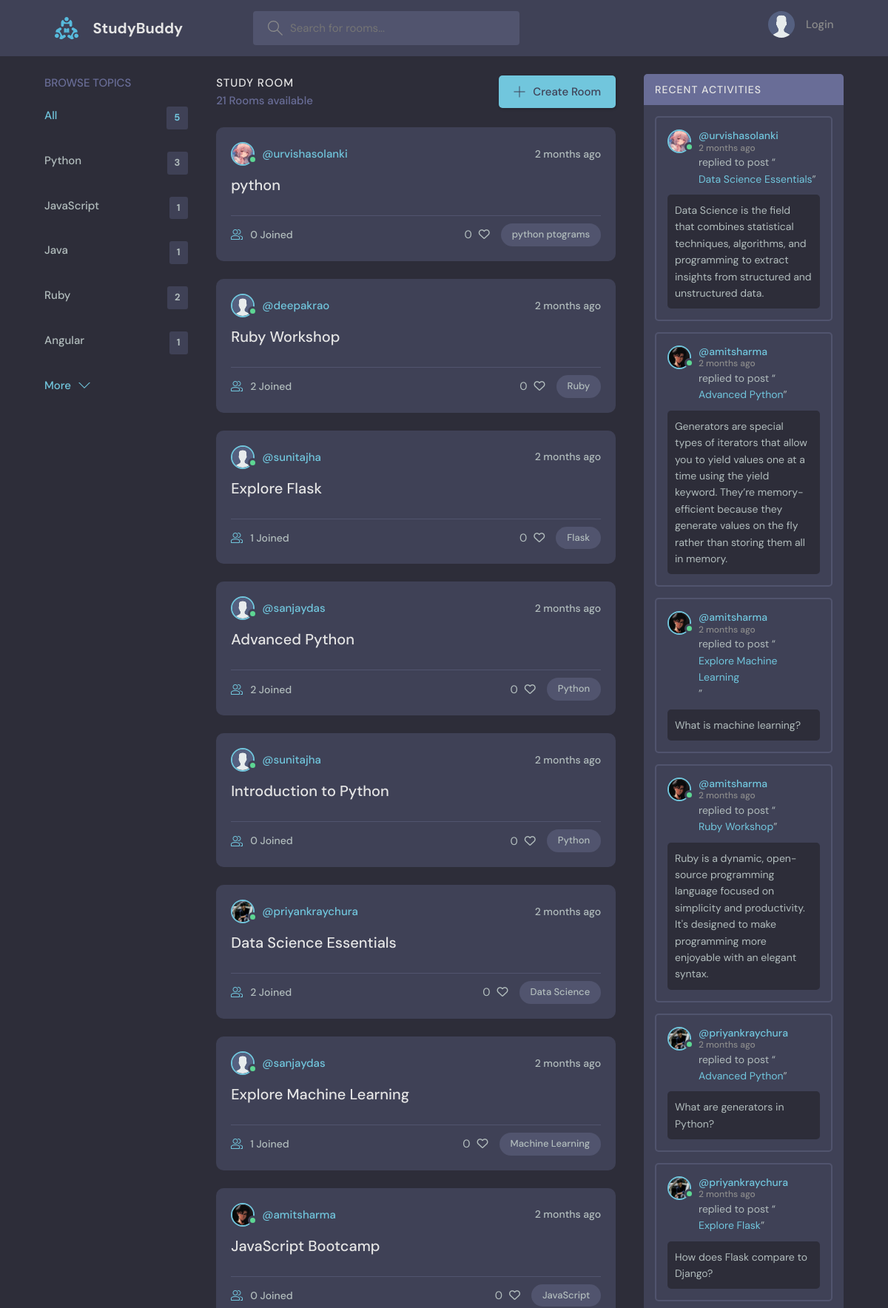
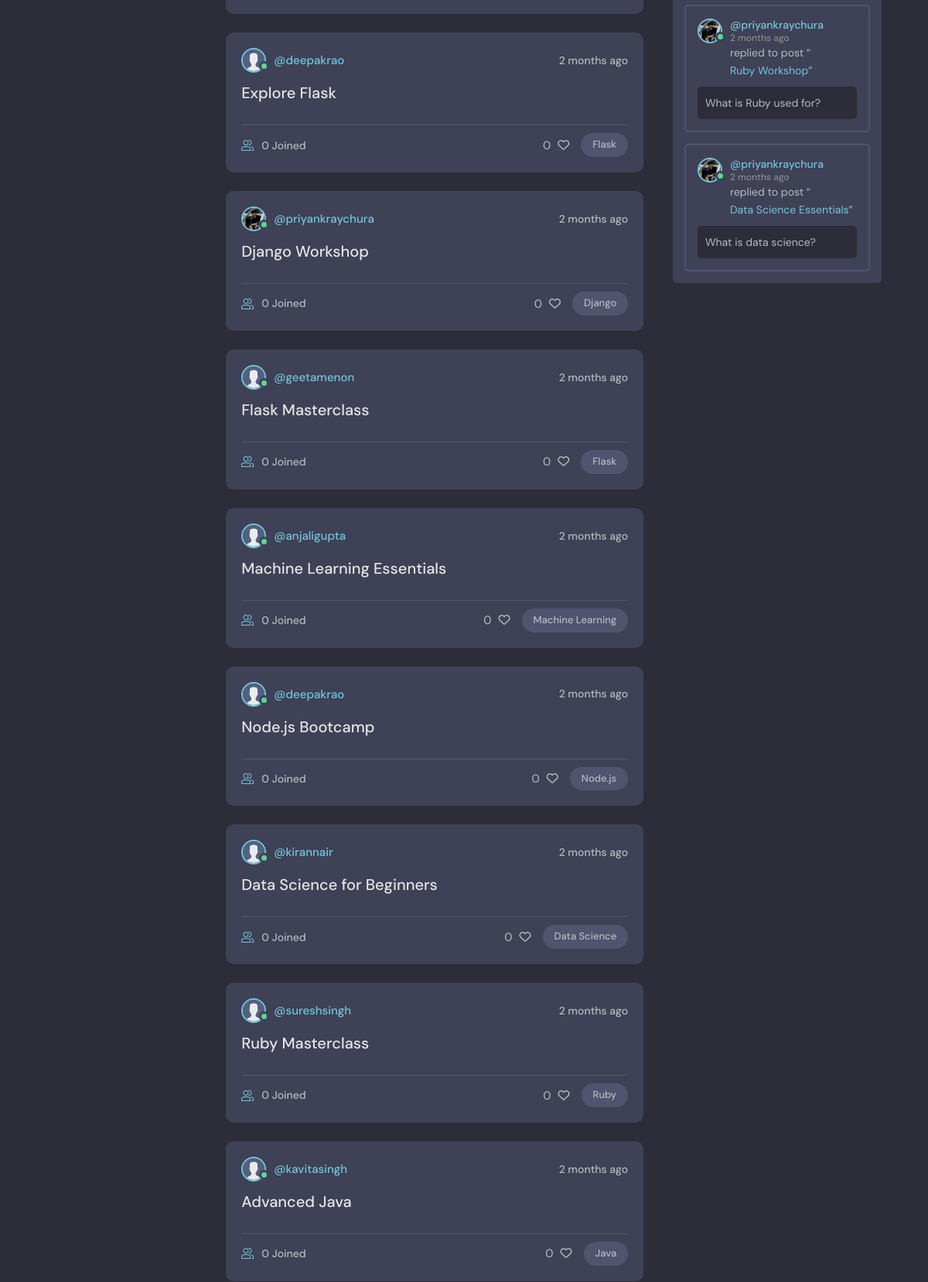
The page / (upper part) on the database its author committed (2 pictures, top to bottom).
### base/models.py (models this page shows, shortened)
class Topic(models.Model):
    name = models.CharField(max_length=200)

class Room(models.Model):
    host = models.ForeignKey(User, on_delete=models.SET_NULL, null=True)
    topic = models.ForeignKey(Topic, on_delete=models.SET_NULL, null=True)
    name = models.CharField(max_length=200)
    description = models.TextField(null = True, blank=True)
    participants = models.ManyToManyField(User, related_name='participants', blank=True)
    updated = models.DateTimeField(auto_now=True)
    created = models.DateTimeField(auto_now_add=True)
    likes = models.ManyToManyField(User, related_name='liked_items', blank=True)
    class Meta:
        ordering = ['-updated', '-created']
    def __str__(self):
        return self.name

class User(AbstractUser):
    name = models.CharField(max_length=200, null=True)
    email = models.EmailField(unique=True ,null=True)
    bio = models.TextField(null=True)
    avatar = models.ImageField(null=True, default="avatar.svg")
    USERNAME_FIELD = 'email'
    REQUIRED_FIELDS = ['username']

class Message(models.Model):
    user = models.ForeignKey(User, on_delete=models.CASCADE)
    room = models.ForeignKey(Room, on_delete=models.CASCADE)
    body = models.TextField()
    updated = models.DateTimeField(auto_now=True)
    created = models.DateTimeField(auto_now_add=True)
    class Meta:
        ordering = ['-updated', '-created']

### base/views.py (the view)
# urls.py: path('', views.home, name = "home"),
def home(request):
    q = request.GET.get('q') if request.GET.get('q') != None else ''
    rooms = Room.objects.filter(
        Q(topic__name__icontains = q) |
        Q(name__icontains = q) |
        Q(description__icontains = q)
        )
    topics = Topic.objects.all()[0:5]
    room_count = rooms.count()
    room_messages = Message.objects.filter(Q(room__topic__name__icontains=q))
    context = {'rooms': rooms, 'topics': topics, 'room_count': room_count, 'room_messages': room_messages}
    return render(request, 'base/home.html', context)

### base/templates/base/home.html (shortened to what this page needs)
{% extends 'main.html' %}
{% block content %}
      <main class="layout layout--3">
      <div class="container">
        {% include 'base/topics_component.html' %}
        <div class="roomList">
          <div class="roomList__header">
            <div>
              <h2>Study Room</h2>
              <p>{{ room_count }} Rooms available</p>
            </div>
            <a class="btn btn--main" href="{% url 'create-room' %}">
              <svg version="1.1" xmlns="http://www.w3.org/2000/svg" width="32" height="32" viewBox="0 0 32 32">
                <title>add</title>
                <path
                  d="M16.943 0.943h-1.885v14.115h-14.115v1.885h14.115v14.115h1.885v-14.115h14.115v-1.885h-14.115v-14.115z"
                ></path>
              </svg>
              Create Room
            </a>
          </div>
          {% include 'base/feed_component.html' %}
        </div>
        {% include 'base/activity_component.html' %}
      </div>
    </main>
{% endblock %}

### base/templates/base/topics_component.html
<div class="topics">
    <div class="topics__header">
      <h2>Browse Topics</h2>
    </div>
    <ul class="topics__list">
      <li>
        <a href="{% url 'home' %}" class="active">All <span>{{ topics.count }}</span></a>
      </li>
      {% for topic in topics %}
        <li>
            <a href="{% url 'home' %}?q={{topic.name}}">{{ topic.name }} <span>{{ topic.room_set.all.count }}</span></a>
        </li>
      {% endfor %}
    </ul>
    <a class="btn btn--link" href="{% url 'topics' %}">
      More
      <svg version="1.1" xmlns="http://www.w3.org/2000/svg" width="32" height="32" viewBox="0 0 32 32">
        <title>chevron-down</title>
        <path d="M16 21l-13-13h-3l16 16 16-16h-3l-13 13z"></path>
      </svg>
    </a>
  </div>

### base/templates/base/feed_component.html (shortened to what this page needs)
<link rel="stylesheet" href="https://cdnjs.cloudflare.com/ajax/libs/font-awesome/6.5.2/css/all.min.css"
 />
{% for room in rooms %}
<div class="roomListRoom">
    <div class="roomListRoom__header">
        <a href="{% url 'user-profile' room.host.id %}" class="roomListRoom__author">
            <div class="avatar avatar--small {% if room.host.is_active %}active{% endif %}">
                <img src="{{ room.host.avatar.url }}" />
            </div>
            <span>@{{room.host.username}}</span>
        </a>
        <div class="roomListRoom__actions">
            <span>{{ room.created|timesince }} ago</span>
        </div>
    </div>
    <div class="roomListRoom__content">
        <a href="{% url 'room' room.id %}">{{room.name}}</a>
    </div>
    <div class="roomListRoom__meta">
        <a href="{% url 'room' room.id %}" class="roomListRoom__joined">
            {{ room.participants.all.count }} Joined
        </a>
        <div class="like">
            <span id="likes-count-{{ room.id }}">{{ room.likes.count }}</span>
            <span class="like-button" data-item-id="{{ room.id }}">
                {% if user in room.likes.all %}
                <i class="fas fa-heart"></i>
                {% else %}
                <i class="far fa-heart"></i>
                {% endif %}
            </span>
        </div>
        <p class="roomListRoom__topic">
            {% if room.topic.name %}
                {{room.topic.name}}
            {% else %}
                None
            {% endif %}
        </p>
    </div>
</div>
{% endfor %}

### base/templates/base/activity_component.html (shortened to what this page needs)
<div class="activities">
    <div class="activities__header">
      <h2>Recent Activities</h2>
    </div>
    {% for message in room_messages %}
    <div class="activities__box">
      <div class="activities__boxHeader roomListRoom__header">
        <a href="{% url 'user-profile' message.user.id %}" class="roomListRoom__author">
          <div class="avatar avatar--small {% if message.user.is_active %}active{% endif %}">
            <img src="{{ message.user.avatar.url }}" />
          </div>
          <p>
            @{{ message.user.username }}
            <span>{{ message.created|timesince }} ago</span>
          </p>
        </a>
      </div>
      <div class="activities__boxContent">
        <p>replied to post “<a href="{% url 'room' message.room.id %}">{{ message.room }}</a>”</p>
        <div class="activities__boxRoomContent">
            {{ message.body }}
        </div>
      </div>
    </div>
    {% endfor %}
  </div>

### base/templates/base/feed_component.html (style rules this page uses)
.like { margin-left: auto; margin-right: 10px; }
.like-button { cursor: pointer; padding: 5px; }

### rows shown on the page
Topic: name "Python", room_set.all.count "3"
Topic: name "JavaScript", room_set.all.count "1"
Topic: name "Java", room_set.all.count "1"
Topic: name "Ruby", room_set.all.count "2"
Topic: name "Angular", room_set.all.count "1"
Room: host.avatar (picture), host.username "urvishasolanki", created "2 months", name "python", participants.all.count "0", likes.count "0", topic.name "python ptograms"
Room: host.avatar (placeholder picture), host.username "deepakrao", created "2 months", name "Ruby Workshop", participants.all.count "2", likes.count "0", topic.name "Ruby"
Room: host.avatar (placeholder picture), host.username "sunitajha", created "2 months", name "Explore Flask", participants.all.count "1", likes.count "0", topic.name "Flask"
Room: host.avatar (placeholder picture), host.username "sanjaydas", created "2 months", name "Advanced Python", participants.all.count "2", likes.count "0", topic.name "Python"
Room: host.avatar (placeholder picture), host.username "sunitajha", created "2 months", name "Introduction to Python", participants.all.count "0", likes.count "0", topic.name "Python"
Room: host.avatar (picture), host.username "priyankraychura", created "2 months", name "Data Science Essentials", participants.all.count "2", likes.count "0", topic.name "Data Science"
Room: host.avatar (placeholder picture), host.username "sanjaydas", created "2 months", name "Explore Machine Learning", participants.all.count "1", likes.count "0", topic.name "Machine Learning"
Room: host.avatar (picture), host.username "amitsharma", created "2 months", name "JavaScript Bootcamp", participants.all.count "0", likes.count "0", topic.name "JavaScript"
Room: host.avatar (placeholder picture), host.username "deepakrao", created "2 months", name "Explore Flask", participants.all.count "0", likes.count "0", topic.name "Flask"
Room: host.avatar (picture), host.username "priyankraychura", created "2 months", name "Django Workshop", participants.all.count "0", likes.count "0", topic.name "Django"
Room: host.avatar (placeholder picture), host.username "geetamenon", created "2 months", name "Flask Masterclass", participants.all.count "0", likes.count "0", topic.name "Flask"
Room: host.avatar (placeholder picture), host.username "anjaligupta", created "2 months", name "Machine Learning Essentials", participants.all.count "0", likes.count "0", topic.name "Machine Learning"
Room: host.avatar (placeholder picture), host.username "deepakrao", created "2 months", name "Node.js Bootcamp", participants.all.count "0", likes.count "0", topic.name "Node.js"
Room: host.avatar (placeholder picture), host.username "kirannair", created "2 months", name "Data Science for Beginners", participants.all.count "0", likes.count "0", topic.name "Data Science"
Room: host.avatar (placeholder picture), host.username "sureshsingh", created "2 months", name "Ruby Masterclass", participants.all.count "0", likes.count "0", topic.name "Ruby"
Room: host.avatar (placeholder picture), host.username "kavitasingh", created "2 months", name "Advanced Java", participants.all.count "0", likes.count "0", topic.name "Java"
Message: user.avatar (picture), user.username "urvishasolanki", created "2 months", room "Data Science Essentials", body "Data Science is the field that combines statistical techniques, algorithms, and programming to extract insights from structured and unstructured data."
Message: user.avatar (picture), user.username "amitsharma", created "2 months", room "Advanced Python", body "Generators are special types of iterators that allow you to yield values one at a time using the yield keyword. They’re memory-efficient because they generate values on the fly rather than storing them all in memory."
Message: user.avatar (picture), user.username "amitsharma", created "2 months", room "Explore Machine Learning", body "What is machine learning?"
Message: user.avatar (picture), user.username "amitsharma", created "2 months", room "Ruby Workshop", body "Ruby is a dynamic, open-source programming language focused on simplicity and productivity. It's designed to make programming more enjoyable with an elegant syntax."
Message: user.avatar (picture), user.username "priyankraychura", created "2 months", room "Advanced Python", body "What are generators in Python?"
Message: user.avatar (picture), user.username "priyankraychura", created "2 months", room "Explore Flask", body "How does Flask compare to Django?"
Message: user.avatar (picture), user.username "priyankraychura", created "2 months", room "Ruby Workshop", body "What is Ruby used for?"
Message: user.avatar (picture), user.username "priyankraychura", created "2 months", room "Data Science Essentials", body "What is data science?"

### other values the page prints
{{ topics.count }} "5"
{{ room_count }} "21"
